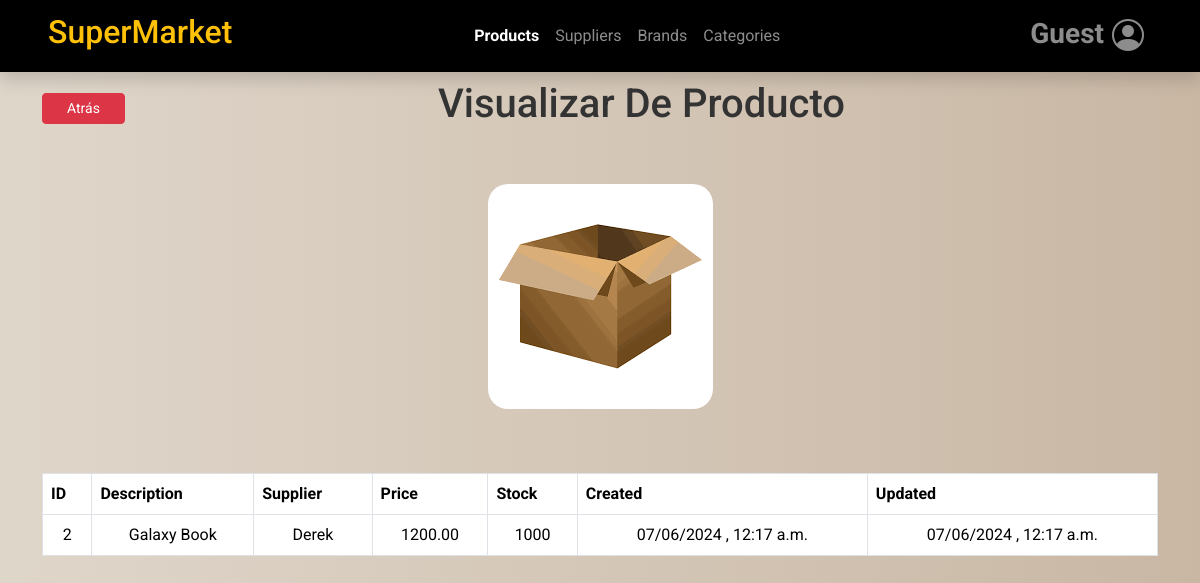
Page /products/view_product/2/ on the committed database.
### ventas/models.py (models this page shows, shortened)
class Company(models.Model):
    business_name = models.CharField(max_length=100)
    ruc = models.BigIntegerField(unique=True)  # BigIntegerField si el RUC puede ser un número grande

class Product(models.Model):
    class Status(models.TextChoices):
        STORE = 'RS', 'Rio Store'
        FERRISARITO = 'FS', 'Ferrisariato'
        COMISARIATO = 'CS', 'Comisariato'
    description = models.CharField('Articulo',max_length=100)
    cost=models.DecimalField('Costo Producto',max_digits=10,decimal_places=2,default=Decimal('0.0'))
    price=models.DecimalField('Precio',max_digits=10,decimal_places=2,default=Decimal('0.0'))
    stock=models.IntegerField(default=100,help_text="Stock debe estar en 0 y 10000 unidades",verbose_name='Stock')
    iva = models.IntegerField(verbose_name='IVA', choices=((0,'0%'),(5,'5%'),(15,'15%')), default=15)
    expiration_date = models.DateTimeField('Fecha Caducidad',default=timezone.now)
    brand = models.ForeignKey(Brand,on_delete=models.CASCADE,related_name='product',verbose_name='Marca')
    user = models.ForeignKey(User,on_delete=models.CASCADE)
    supplier = models.OneToOneField(Supplier,on_delete=models.CASCADE,verbose_name='Proveedor')
    categories = models.ManyToManyField('Category',verbose_name='Categoria')
    line = models.CharField('Linea',max_length=2,choices=Status.choices,default=Status.COMISARIATO)
    image = models.ImageField(upload_to='products/',blank=True,null=True,default='products/product.png')
    created = models.DateTimeField(auto_now_add=True)
    updated = models.DateTimeField(auto_now=True)
    state = models.BooleanField('Activo', default = True)
    objects = models.Manager()  # Manager predeterminado
    active_products = ActiveProductManager()  #
    class Meta:
        verbose_name = 'Producto'
        verbose_name_plural = 'Productos'
        ordering = ['description']
        indexes = [models.Index(fields=['description']),]

class Supplier(models.Model):
    name = models.CharField(max_length=100)
    ruc = models.CharField(max_length=13,validators=[valida_cedula])
    address = models.CharField(max_length=200)
    phone = models.CharField(max_length=20,validators=[phone_regex])
    user = models.ForeignKey(User,on_delete=models.CASCADE)
    created = models.DateTimeField(auto_now_add=True)
    updated = models.DateTimeField(auto_now=True)
    state = models.BooleanField('Activo', default = True)
    objects = models.Manager()  # Manager predeterminado
    active_brands = ActiveBrandManager()  # Manager filtrado por state=True
    class Meta:
        verbose_name = 'Proveedor'
        verbose_name_plural = 'Proveedores'
        ordering = ['name']
        indexes = [models.Index(fields=['name']),]
    def __str__(self):
        return self.name

### ventas/views.py (the view)
# urls.py: path('products/view_product/<int:product_id>/', views.view_product, name='view_product'),
def view_product(request, product_id):
    product = get_object_or_404(Product, pk=product_id)  # Fetch the specific product or return 404
    if request.method == 'GET':
        query = request.GET.get('q')
        if query:
            related_products = Product.objects.filter(description__icontains=query).exclude(id=product_id)
        else:
            related_products = None
        return render(request, 'ventas/products/view_product.html', {
            'title1': "Producto",
            'title2': "Visualizar De Producto",
            'product': product,  # Pass the single product to the template
            'related_products': related_products,  # Pass related products if any
            'company': company,
        })

### templates/ventas/products/view_product.html (shortened to what this page needs)
{% extends 'base.html' %}
{% load static %}
{% block content %}
<div class="container mt-2">
    <div class="row">
        <div class="col-12 d-flex justify-content-between">
            <div class="d-flex align-items-center">
                <a class="btn btn-danger btn-sm px-4" href="{% url 'ventas:products' %}">Atrás</a>
            </div>
            <h1>{{ title2 }}</h1>
        </div>
    </div>
    <br><br>
    <div class="row">
        <div class="col-12 text-center">
            <img src="{{ product.image.url }}" alt="Producto imagen" class="img-fluid" style="border-radius: 20px;">
        </div>
    </div>
    <br><br>
    <table class="table table-bordered mt-3">
        <thead class="thead-dark">
            <tr>
                <th>ID</th>
                <th>Description</th>
                <th>Supplier</th>
                <th>Price</th>
                <th>Stock</th>
                <th>Created</th>
                <th>Updated</th>
            </tr>
        </thead>
        <tbody>
            <tr>
                <td class="text-center">{{ product.id }}</td>
                <td class="text-center">{{ product.description }}</td>
                <td class="text-center">{{ product.supplier }}</td>
                <td class="text-center">{{ product.price }}</td>
                <td class="text-center">{{ product.stock }}</td>
                <td class="text-center">{{ product.created|date:"d/m/Y , P" }}</td>
                <td class="text-center">{{ product.updated|date:"d/m/Y , P" }}</td>
            </tr>
        </tbody>
    </table>
</div>
{% endblock content %}

### templates/base.html (shortened to what this page needs)
<!doctype html>
<html lang="en">
<head>
    {% load static %}
    <link href="https://cdn.jsdelivr.net/npm/bootstrap@5.3.3/dist/css/bootstrap.min.css" rel="stylesheet"
>
    <link rel="stylesheet" href="https://cdn.jsdelivr.net/npm/bootstrap-icons@1.10.5/font/bootstrap-icons.css">
    <link rel="stylesheet" type="text/css" href="{% static 'css/main.css' %}">
</head>
<body>
    <header id="header" class="shadow">
        <nav class="navbar navbar-expand-lg bg-black navbar-dark sticky-top justify-content-between" id="nav">
            <a href="#" class="navbar-brand mx-5">
                <h2 class="text-warning">{{ company.business_name }}</h2>
            </a>
            <div class="collapse navbar-collapse flex-grow-0 mx-5" id="contenido-nav">
                <ul class="navbar-nav">
                    <li class="nav-item">
                        <a href="{% url 'ventas:products' %}"
                            class="nav-link {% if '/products/' in request.path %}active fw-bold{% endif %}">
                            Products
                        </a>
                    </li>
                    <li class="nav-item">
                        <a href="{% url 'ventas:suppliers' %}"
                            class="nav-link {% if '/suppliers/' in request.path %}active fw-bold{% endif %}">
                            Suppliers
                        </a>
                    </li>
                    <li class="nav-item">
                        <a href="{% url 'ventas:brands' %}"
                            class="nav-link {% if '/brands/' in request.path %}active fw-bold{% endif %}">
                            Brands
                        </a>
                    </li>
                    <li class="nav-item">
                        <a href="{% url 'ventas:categories' %}"
                            class="nav-link {% if '/categories/' in request.path %}active fw-bold{% endif %}">
                            Categories
                        </a>
                    </li>
                </ul>
            </div>
            <div class="collapse navbar-collapse flex-grow-0 mx-5" id="contenido-nav">
                <ul class="navbar-nav">
                    <li class="nav-item dropdown">
                        <div class="btn-group">
                            <a href="#" class="nav-link dropdown fs-3 d-flex align-items-center" id="btn-dropdown-informacion"
                                data-bs-toggle="dropdown" aria-haspopup="true" aria-expanded="true">
                                <div class="d-flex flex-column me-2 fw-bolder">
                                    {% if user.is_authenticated %}
                                    <span class="fs-6">{{ user.username }}</span>
                                    {% else %}
                                    <span>Guest</span>
                                    {% endif %}
                                </div>
                                <i class="bi bi-person-circle"></i>
                            </a>
                        </div>
                    </li>
                </ul>
            </div>
        </nav>
    </header>
    <main id="content">
        {% block content %}{% endblock content %}
    </main>
</body>
</html>

### static/css/main.css (style rules this page uses)
body { font-family: 'Roboto', sans-serif; margin: 0; padding: 0; color: #333333; background: linear-gradient(to right, rgb(231, 200, 170), rgb(223, 214, 202) 0%, #c9b7a4 100%); }
.nav-link.dropdown { display: flex; align-items: center; padding: 0; }
.nav-link.dropdown .bi-person-circle { font-size: 2rem; }
.nav-link.dropdown .flex-column { display: flex; flex-direction: column; align-items: flex-start; margin-top: -4px; }

### rows in the picture
Company: business_name "SuperMarket"
Product: image (picture), id "2", description "Galaxy Book", supplier "Derek", price "1200.00", stock "1000", created "07/06/2024 , 12:17 a.m.", updated "07/06/2024 , 12:17 a.m."

### other values in the picture
{{ title2 }} "Visualizar De Producto"
